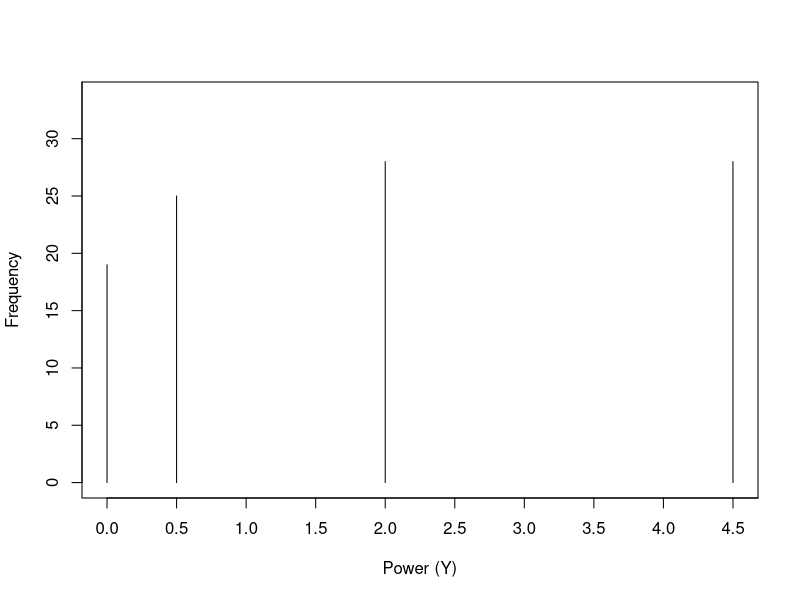

Recreate this plot in R.
# volt_power.R
# Plot power measurement form uniform random amplitude
# 
# Created by 4107056042 謝繼緯 on 2020/11/7.
# Copyright © 2020 Tomy Hsieh. All rights reserved.

amplitudes <- sample(-3:3, 100, replace=TRUE)
signal_powers = c(0, 0, 0, 0)
for (amp in amplitudes) {
  signal_power <- amp ^ 2 / 2
  if (signal_power == 0) {
    signal_powers[[1]] = signal_powers[[1]] + 1
  } else if (signal_power == 0.5) {
    signal_powers[[2]] = signal_powers[[2]] + 1
  } else if (signal_power == 2) {
    signal_powers[[3]] = signal_powers[[3]] + 1
  } else if (signal_power == 4.5) {
    signal_powers[[4]] = signal_powers[[4]] + 1
  }
}

plot(c(0, 0.5, 2, 4.5), signal_powers, type="h", axes=FALSE, xlab="Power (Y)", ylab="Frequency", ylim=c(0, max(signal_powers)*1.2))
axis(side=2, at=seq(0, 35, by=5))
axis(side=1, at=seq(0, 5, by=0.5))
box()
